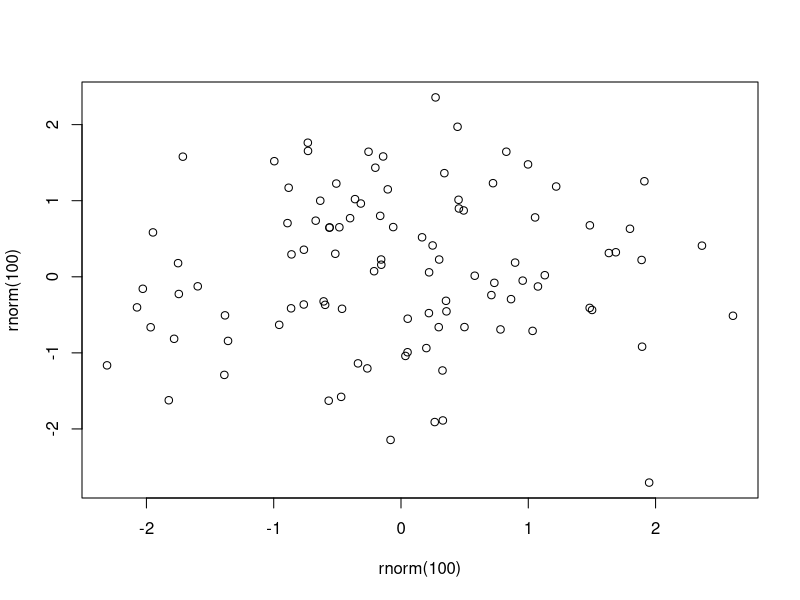
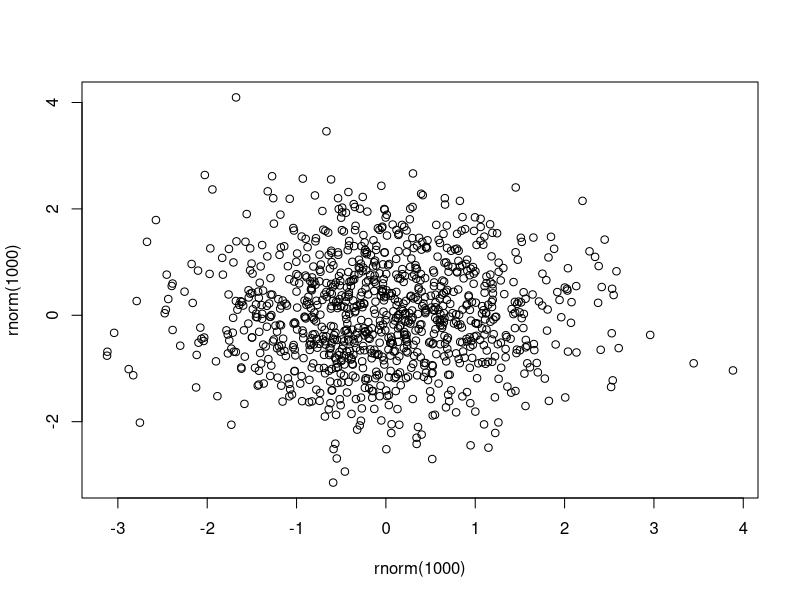
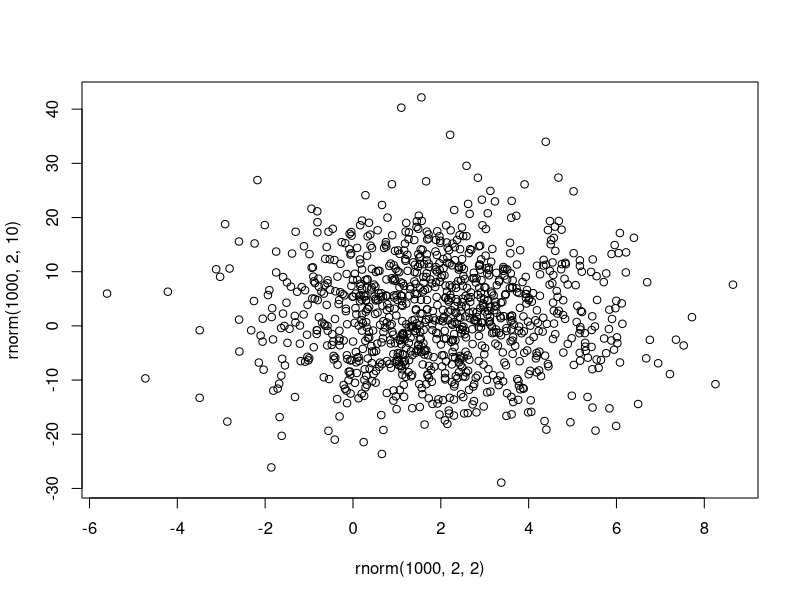

The R source for these figures, in order:
## ---- chunk 1
knitr::opts_chunk$set(echo = TRUE)
## ---- chunk 2
plot(rnorm(100), rnorm(100))
## ---- chunk 3
plot(rnorm(1000), rnorm(1000))
## ---- chunk 4
plot(rnorm(1000,2,2), rnorm(1000,2,10))
